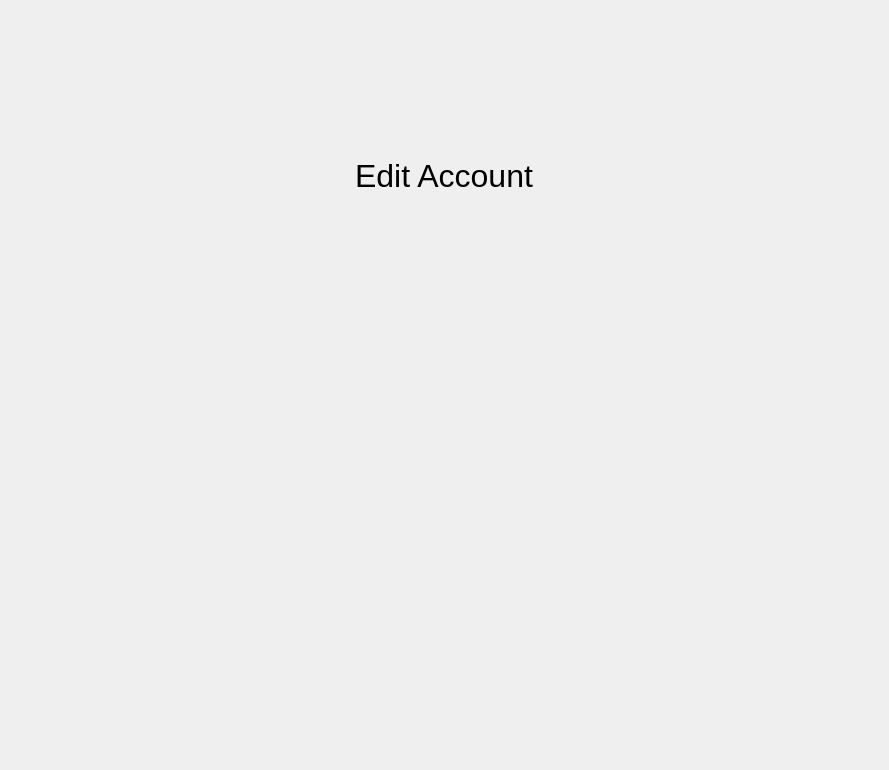
<?xml version="1.0" encoding="UTF-8"?>
<ui version="4.0">
 <class>editSinglePopup</class>
 <widget class="QWidget" name="editSinglePopup">
  <property name="geometry">
   <rect>
    <x>0</x>
    <y>0</y>
    <width>889</width>
    <height>770</height>
   </rect>
  </property>
  <property name="sizePolicy">
   <sizepolicy hsizetype="Maximum" vsizetype="Maximum">
    <horstretch>0</horstretch>
    <verstretch>0</verstretch>
   </sizepolicy>
  </property>
  <property name="windowTitle">
   <string>Form</string>
  </property>
  <layout class="QVBoxLayout" name="verticalLayout">
   <property name="spacing">
    <number>0</number>
   </property>
   <property name="leftMargin">
    <number>0</number>
   </property>
   <property name="topMargin">
    <number>20</number>
   </property>
   <property name="rightMargin">
    <number>0</number>
   </property>
   <property name="bottomMargin">
    <number>20</number>
   </property>
   <item alignment="Qt::AlignHCenter">
    <widget class="QFrame" name="main">
     <property name="minimumSize">
      <size>
       <width>650</width>
       <height>0</height>
      </size>
     </property>
     <property name="maximumSize">
      <size>
       <width>650</width>
       <height>16777215</height>
      </size>
     </property>
     <property name="styleSheet">
      <string notr="true">border-radius: 10px;</string>
     </property>
     <property name="frameShape">
      <enum>QFrame::NoFrame</enum>
     </property>
     <property name="frameShadow">
      <enum>QFrame::Raised</enum>
     </property>
     <layout class="QVBoxLayout" name="main_layout">
      <item>
       <widget class="QScrollArea" name="scrollArea">
        <property name="autoFillBackground">
         <bool>false</bool>
        </property>
        <property name="frameShape">
         <enum>QFrame::NoFrame</enum>
        </property>
        <property name="verticalScrollBarPolicy">
         <enum>Qt::ScrollBarAsNeeded</enum>
        </property>
        <property name="horizontalScrollBarPolicy">
         <enum>Qt::ScrollBarAlwaysOff</enum>
        </property>
        <property name="widgetResizable">
         <bool>true</bool>
        </property>
        <property name="alignment">
         <set>Qt::AlignCenter</set>
        </property>
        <widget class="QWidget" name="scrollAreaWidgetContents">
         <property name="geometry">
          <rect>
           <x>0</x>
           <y>0</y>
           <width>632</width>
           <height>712</height>
          </rect>
         </property>
         <layout class="QVBoxLayout" name="verticalLayout_2">
          <item>
           <widget class="QLabel" name="title">
            <property name="minimumSize">
             <size>
              <width>0</width>
              <height>40</height>
             </size>
            </property>
            <property name="maximumSize">
             <size>
              <width>16777215</width>
              <height>40</height>
             </size>
            </property>
            <property name="font">
             <font>
              <pointsize>24</pointsize>
             </font>
            </property>
            <property name="text">
             <string>Edit Account</string>
            </property>
            <property name="alignment">
             <set>Qt::AlignCenter</set>
            </property>
           </widget>
          </item>
          <item alignment="Qt::AlignHCenter">
           <widget class="QFrame" name="profile">
            <property name="minimumSize">
             <size>
              <width>400</width>
              <height>120</height>
             </size>
            </property>
            <property name="maximumSize">
             <size>
              <width>400</width>
              <height>120</height>
             </size>
            </property>
            <property name="frameShape">
             <enum>QFrame::NoFrame</enum>
            </property>
            <property name="frameShadow">
             <enum>QFrame::Raised</enum>
            </property>
            <layout class="QHBoxLayout" name="horizontalLayout">
             <property name="spacing">
              <number>10</number>
             </property>
             <property name="leftMargin">
              <number>10</number>
             </property>
             <property name="topMargin">
              <number>10</number>
             </property>
             <property name="rightMargin">
              <number>10</number>
             </property>
             <property name="bottomMargin">
              <number>10</number>
             </property>
             <item>
              <widget class="QFrame" name="frame">
               <property name="minimumSize">
                <size>
                 <width>100</width>
                 <height>0</height>
                </size>
               </property>
               <property name="maximumSize">
                <size>
                 <width>100</width>
                 <height>16777215</height>
                </size>
               </property>
               <property name="frameShape">
                <enum>QFrame::StyledPanel</enum>
               </property>
               <property name="frameShadow">
                <enum>QFrame::Raised</enum>
               </property>
              </widget>
             </item>
             <item>
              <widget class="QFrame" name="frame_2">
               <property name="frameShape">
                <enum>QFrame::StyledPanel</enum>
               </property>
               <property name="frameShadow">
                <enum>QFrame::Raised</enum>
               </property>
              </widget>
             </item>
            </layout>
           </widget>
          </item>
          <item>
           <widget class="QFrame" name="button">
            <property name="minimumSize">
             <size>
              <width>0</width>
              <height>50</height>
             </size>
            </property>
            <property name="maximumSize">
             <size>
              <width>16777215</width>
              <height>50</height>
             </size>
            </property>
            <property name="frameShape">
             <enum>QFrame::NoFrame</enum>
            </property>
            <property name="frameShadow">
             <enum>QFrame::Raised</enum>
            </property>
            <layout class="QVBoxLayout" name="button_layout">
             <property name="spacing">
              <number>0</number>
             </property>
             <property name="leftMargin">
              <number>0</number>
             </property>
             <property name="topMargin">
              <number>0</number>
             </property>
             <property name="rightMargin">
              <number>0</number>
             </property>
             <property name="bottomMargin">
              <number>0</number>
             </property>
            </layout>
           </widget>
          </item>
         </layout>
        </widget>
       </widget>
      </item>
     </layout>
    </widget>
   </item>
  </layout>
 </widget>
 <resources/>
 <connections/>
</ui>
